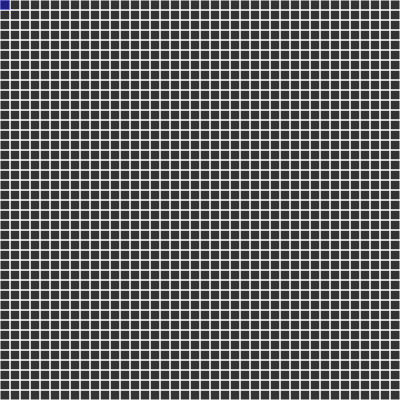
Frame 1 (no input)
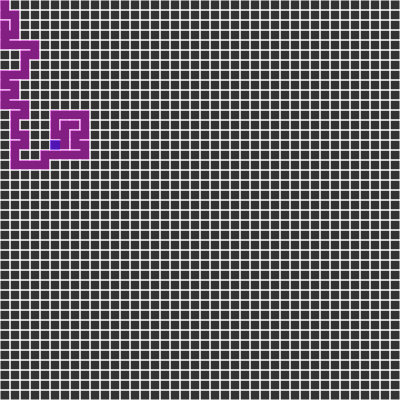
Frame 60 (no input)
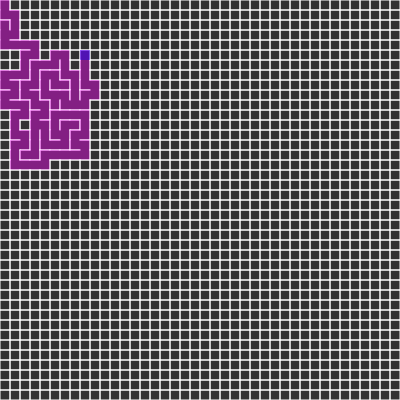
Frame 120 (the mouse pressed at the canvas centre since frame 60)

The p5.js sketch that drew these frames (run headless with seeded random() and noise() and a simulated clock; from frame 60 on, the mouse is pressed at the canvas centre):

// p5.js sketch
// ── sketch.js
//depth first search
//https://en.wikipedia.org/wiki/Maze_generation_algorithm#Recursive_backtracker

var cols, rows;
var spacing = 10;
var grid = [];
var current;

var stack = []; 

function setup() {
    createCanvas(400,400);
    console.log("");
    console.log(width);
    console.log(height);
    console.log("");
    
    cols = floor(width/spacing);
    rows = floor(height/spacing);
    //frameRate(5);
     
    for(var x = 0; x< rows; x++){
        for(var y = 0; y<cols; y++){
            var cell = new Cell(y,x);
            grid.push(cell);
        }
    }
    console.log(grid);
    current = grid[0];
}

function index(i, j) {
    if(i<0 || j<0 || i>cols-1 || j> rows -1) {
        return -1;
    }
    return i + j * cols;
}

function draw() {
    
    background(51);
    
    for(var i = 0; i < grid.length; i++){
        grid[i].show();
    }

    current.visited=true;
    current.highLight();    
    var next = current.checkNeighbors();
    if( next ) {
        next.visited = true;
        stack.push(current);   
        this.removeWalls(current, next);
        current = next;
    } else if(stack.length > 0) {
        current = stack.pop();
    }
    
}

function Cell(i, j){
    this.i = i;
    this.j = j;
    this.topLine = 0;
    this.rightLine = 1;
    this.bottomLine = 2;
    this.leftLine = 3;
    this.walls = [true, true, true,true];
    this.visited = false;

    this.checkNeighbors = function() {
        var neighbors = [];
        var top = grid[ index(i, j-1)];
        var right = grid[ index(i+1, j)];
        var bottom = grid[ index(i, j+1)];
        var left = grid[ index(i-1, j)];

        if(top && !top.visited){
            neighbors.push(top);
        }
        if(right && !right.visited){
            neighbors.push(right);
        }
        if(bottom && !bottom.visited){
            neighbors.push(bottom);
        }
        if(left && !left.visited){
            neighbors.push(left);
        }

        if ( neighbors.length > 0 ) {
            var r = floor(random(0, neighbors.length));
            return neighbors[r];
        } else {
            return undefined;
        }
    }

    this.show = function () {
        var x = this.i * spacing;
        var y = this.j * spacing;
        stroke(255);
        
        if(this.walls[this.topLine]) 
            line(x, y, x+spacing, y);
        if(this.walls[this.rightLine]) 
            line(x+spacing, y, x+spacing, y+spacing);
        if(this.walls[this.bottomLine]) 
            line(x+spacing, y+spacing, x, y+spacing);
        if(this.walls[this.leftLine]) 
            line(x, y+spacing, x, y);
        
        if(this.visited) {
            noStroke();
            fill(255, 0, 255, 100);
            rect(x,y,spacing,spacing);
        }
    }

    this.highLight = function() {
        var x = this.i * spacing;
        var y = this.j * spacing;
        noStroke();
        fill( 0, 0 , 255, 100);
        rect(x, y, spacing, spacing);
    }
}

function removeWalls(current, next) {
    var x = current.i - next.i;
    if ( x === 1 ) {
        current.walls[current.leftLine] = false;
        next.walls[next.rightLine] = false;
    } else if( x === -1 ) {
        current.walls[current.rightLine] = false;
        next.walls[current.leftLine] = false;
    }     

    var y = current.j - next.j;
    if ( y === 1 ) {
        current.walls[current.topLine] = false;
        next.walls[next.bottomLine] = false;
    } else if( y === -1 ) {
        current.walls[current.bottomLine] = false;
        next.walls[next.topLine] = false    ;
    }     
}

 
